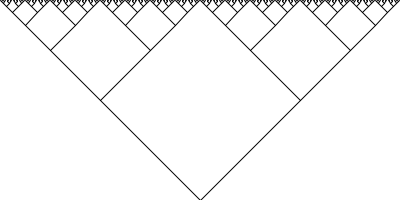
Frame 1 (no input)
Frame 2 (the mouse pressed at the canvas centre, redrawn once): identical to frame 1, image omitted

The Processing sketch that drew this single still picture (run headless with seeded random() and noise(); the mouse was pressed at the canvas centre and the sketch redrawn once):

// Processing sketch: exercise_13_10
// ── exercise_13_10.pde
void setup() {
  size(400, 200);
}

void draw() {
  background(255);
  stroke(0);
  branch(width/2, height, 100);
  noLoop();
}

void branch(float x, float y, float h) {
  line(x, y, x - h, y - h);
  line(x, y, x + h, y - h);

  if (h >= 1) {
    branch(x - h, y - h, h/2);
    branch(x + h, y - h, h/2);
  }
}
